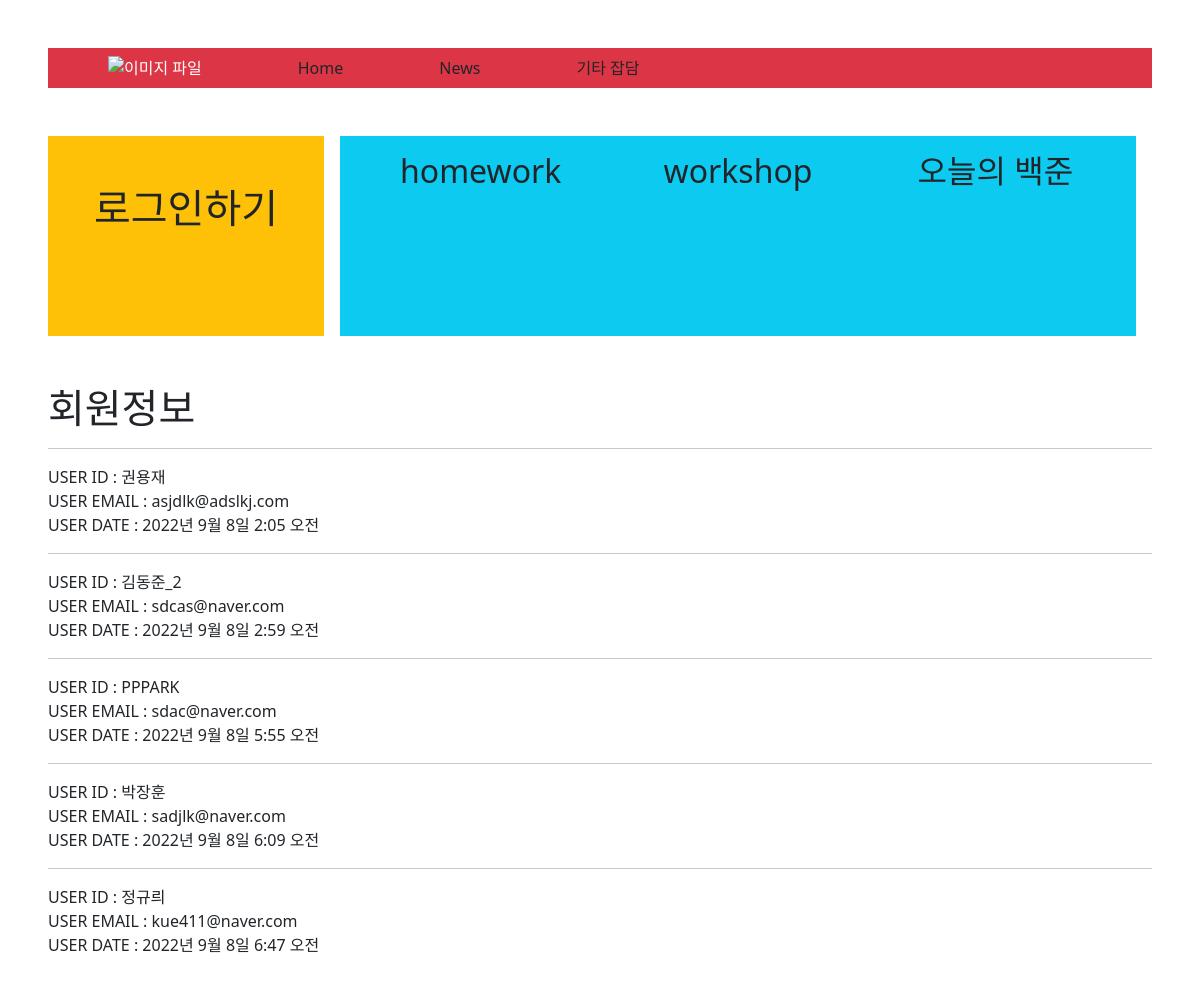
The app's page /accounts/index/, older data.
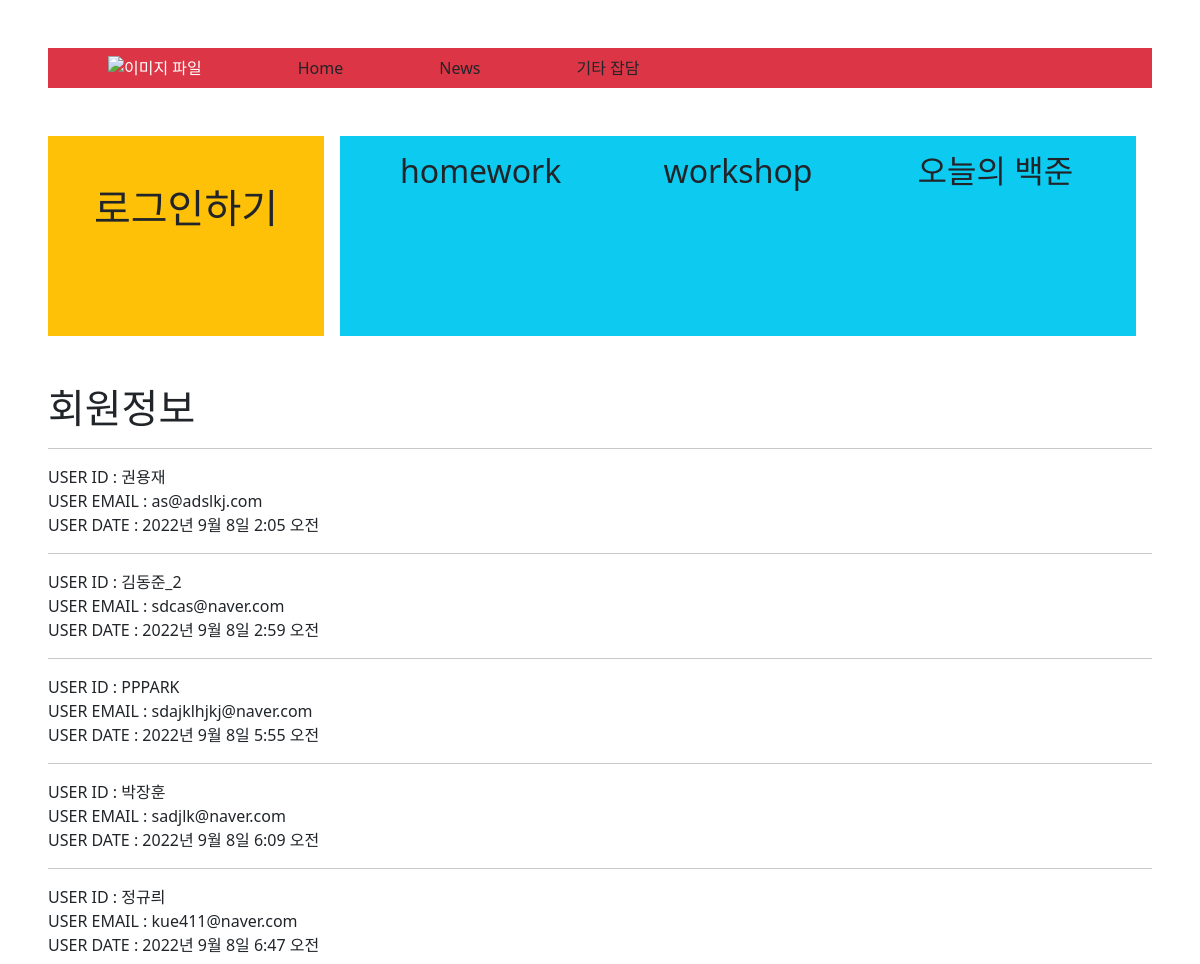
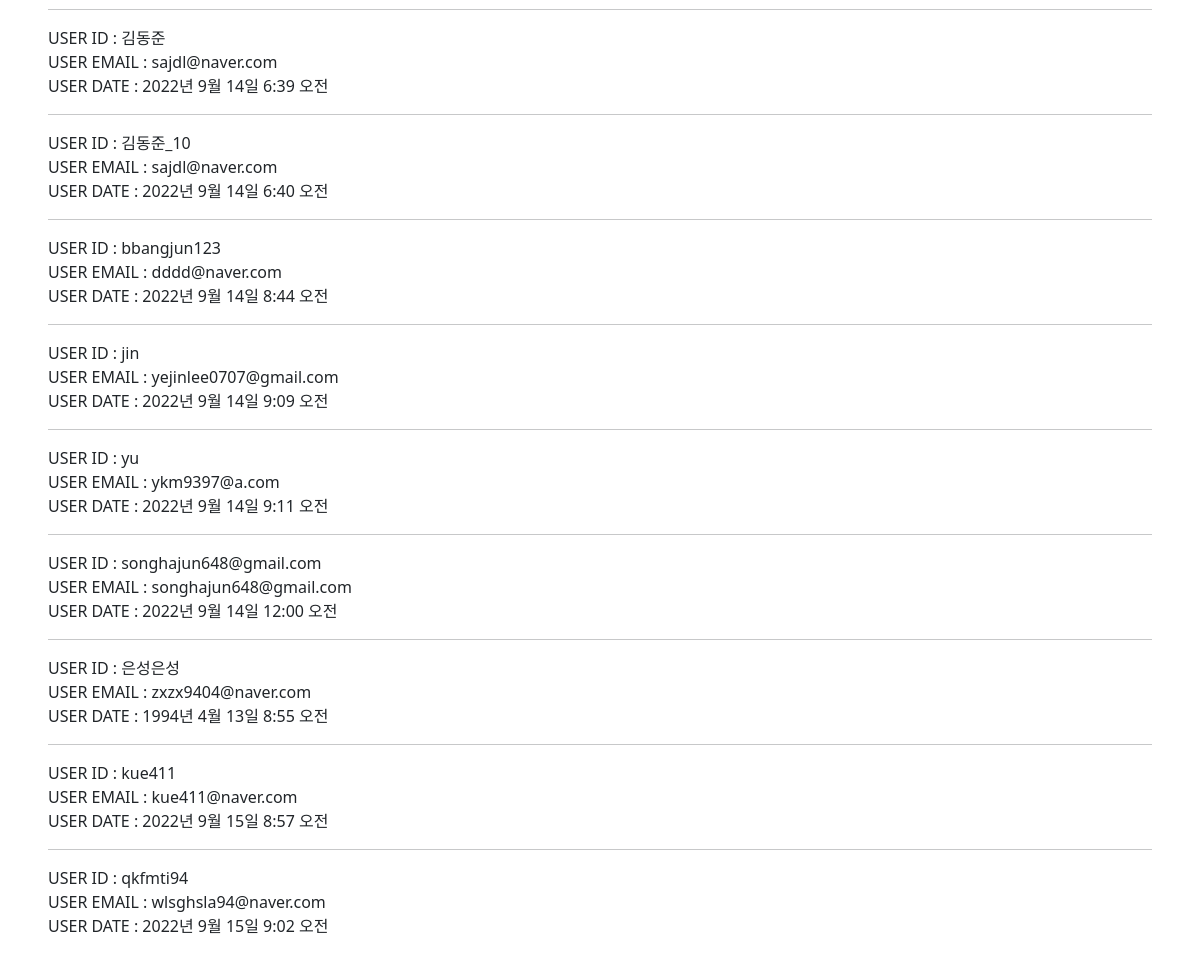
The same page, newer data (2 pictures, top to bottom).
### accounts/models.py (models this page shows)
class User(AbstractUser):
    pass

### accounts/views.py (the view)
# urls.py: path('index/', views.index, name = 'index'),
def index(request):
    database = User.objects.all()  # 쿼리셋
    print(request.user)
    context = {
        "database" : database
    }
    return render(request, 'accounts/index.html', context)

### accounts/templates/accounts/index.html (shortened to what this page needs)
{% extends 'base.html' %}
{% block content %}
{% if request.user.is_superuser == 0 %}
  <h1>회원정보</h1>
  {% for data in database %}
      <hr>
      USER ID : {{data.username}} <br>
      USER EMAIL : {{data.email}} <br>
      USER DATE : {{data.date_joined}}
  {% endfor %}
{% endif %}
{% endblock content %}

Row changes from the older to the newer data that the page shows:
changed User "권용재": email "asjdlk@adslkj.com" → "as@adslkj.com"
changed User "PPPARK": email "sdac@naver.com" → "sdajklhjkj@naver.com"
added User: username "김동준", email "sajdl@naver.com", date_joined "2022년 9월 14일 6:39 오전"
added User: username "김동준_10", email "sajdl@naver.com", date_joined "2022년 9월 14일 6:40 오전"
added User: username "bbangjun123", email "dddd@naver.com", date_joined "2022년 9월 14일 8:44 오전"
added User: username "jin", email "yejinlee0707@gmail.com", date_joined "2022년 9월 14일 9:09 오전"
added User: username "yu", email "ykm9397@a.com", date_joined "2022년 9월 14일 9:11 오전"
added User: username "songhajun648@gmail.com", email "songhajun648@gmail.com", date_joined "2022년 9월 14일 12:00 오전"
added User: username "은성은성", email "zxzx9404@naver.com", date_joined "1994년 4월 13일 8:55 오전"
added User: username "kue411", email "kue411@naver.com", date_joined "2022년 9월 15일 8:57 오전"
added User: username "qkfmti94", email "wlsghsla94@naver.com", date_joined "2022년 9월 15일 9:02 오전"
